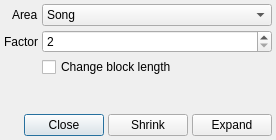
<?xml version="1.0" encoding="UTF-8"?>
<ui version="4.0">
 <class>ExpandShrinkDialog</class>
 <widget class="QDialog" name="ExpandShrinkDialog">
  <property name="geometry">
   <rect>
    <x>0</x>
    <y>0</y>
    <width>276</width>
    <height>140</height>
   </rect>
  </property>
  <property name="windowTitle">
   <string>Expand/Shrink</string>
  </property>
  <layout class="QVBoxLayout" name="verticalLayout">
   <property name="spacing">
    <number>4</number>
   </property>
   <property name="leftMargin">
    <number>4</number>
   </property>
   <property name="topMargin">
    <number>4</number>
   </property>
   <property name="rightMargin">
    <number>4</number>
   </property>
   <property name="bottomMargin">
    <number>4</number>
   </property>
   <item>
    <layout class="QGridLayout" name="gridLayout">
     <item row="0" column="0">
      <layout class="QFormLayout" name="formLayout_2">
       <property name="fieldGrowthPolicy">
        <enum>QFormLayout::AllNonFixedFieldsGrow</enum>
       </property>
       <property name="labelAlignment">
        <set>Qt::AlignRight|Qt::AlignTrailing|Qt::AlignVCenter</set>
       </property>
       <item row="0" column="0">
        <widget class="QLabel" name="label">
         <property name="text">
          <string>Area</string>
         </property>
         <property name="buddy">
          <cstring>comboBoxArea</cstring>
         </property>
        </widget>
       </item>
       <item row="1" column="0">
        <widget class="QLabel" name="label_2">
         <property name="text">
          <string>Factor</string>
         </property>
         <property name="buddy">
          <cstring>spinBoxFactor</cstring>
         </property>
        </widget>
       </item>
       <item row="0" column="1">
        <widget class="QComboBox" name="comboBoxArea">
         <item>
          <property name="text">
           <string>Song</string>
          </property>
         </item>
         <item>
          <property name="text">
           <string>Block</string>
          </property>
         </item>
         <item>
          <property name="text">
           <string>Track</string>
          </property>
         </item>
         <item>
          <property name="text">
           <string>Selection</string>
          </property>
         </item>
        </widget>
       </item>
       <item row="1" column="1">
        <widget class="QSpinBox" name="spinBoxFactor">
         <property name="minimum">
          <number>2</number>
         </property>
         <property name="maximum">
          <number>32</number>
         </property>
        </widget>
       </item>
       <item row="2" column="1">
        <widget class="QCheckBox" name="checkBoxChangeBlockLength">
         <property name="text">
          <string>Change block length</string>
         </property>
        </widget>
       </item>
      </layout>
     </item>
    </layout>
   </item>
   <item>
    <layout class="QHBoxLayout" name="horizontalLayout">
     <property name="spacing">
      <number>4</number>
     </property>
     <item>
      <widget class="QDialogButtonBox" name="buttonBox">
       <property name="orientation">
        <enum>Qt::Horizontal</enum>
       </property>
       <property name="standardButtons">
        <set>QDialogButtonBox::Close</set>
       </property>
      </widget>
     </item>
     <item>
      <widget class="QPushButton" name="pushButtonShrink">
       <property name="text">
        <string>Shrink</string>
       </property>
      </widget>
     </item>
     <item>
      <widget class="QPushButton" name="pushButtonExpand">
       <property name="text">
        <string>Expand</string>
       </property>
      </widget>
     </item>
    </layout>
   </item>
  </layout>
 </widget>
 <resources/>
 <connections>
  <connection>
   <sender>buttonBox</sender>
   <signal>accepted()</signal>
   <receiver>ExpandShrinkDialog</receiver>
   <slot>accept()</slot>
   <hints>
    <hint type="sourcelabel">
     <x>248</x>
     <y>254</y>
    </hint>
    <hint type="destinationlabel">
     <x>157</x>
     <y>274</y>
    </hint>
   </hints>
  </connection>
  <connection>
   <sender>buttonBox</sender>
   <signal>rejected()</signal>
   <receiver>ExpandShrinkDialog</receiver>
   <slot>reject()</slot>
   <hints>
    <hint type="sourcelabel">
     <x>316</x>
     <y>260</y>
    </hint>
    <hint type="destinationlabel">
     <x>286</x>
     <y>274</y>
    </hint>
   </hints>
  </connection>
 </connections>
</ui>
